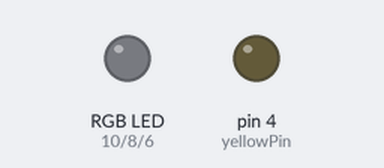
Bench run of a sketch on a simulated Arduino Uno, built with avr-gcc and run on an emulated ATmega328P. On the bench: an RGB LED mixed from three pins (HIGH = lit), output pins drawn as LEDs (lit = HIGH).

Above: at 0.5 s.
At 2.5 s:
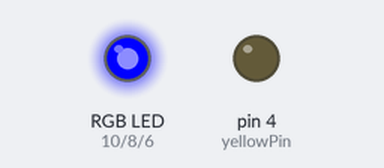
At 4.5 s:
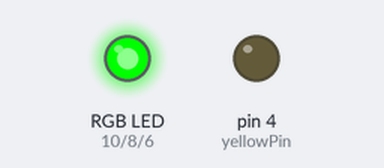
At 9.5 s:
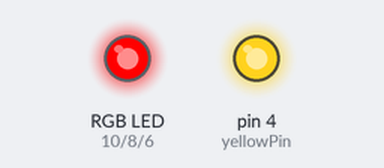
At 14.5 s:
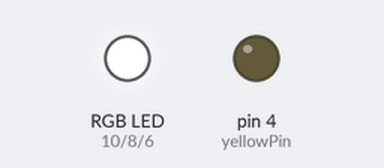
At 19.5 s:
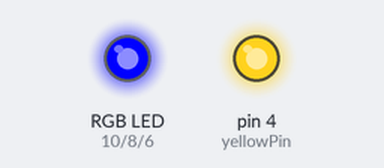
Timing chart, 0 to 20.8 s (numbered marks = the images above):
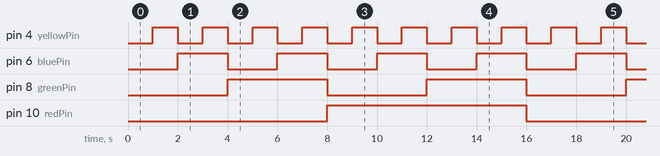

The sketch:

RGBYBinaryCounter.ino
```cpp
int redPin = 10;
int greenPin = 8;
int bluePin = 6;
int yellowPin = 4;
int myD = 1000;

void setup() {
  // put your setup code here, to run once:
  pinMode(redPin, OUTPUT);
  pinMode(greenPin, OUTPUT);
  pinMode(bluePin, OUTPUT);
  pinMode(yellowPin, OUTPUT);
}

void loop() {
  // put your main code here, to run repeatedly:
  digitalWrite(redPin,LOW);
  digitalWrite(greenPin,LOW);
  digitalWrite(bluePin,LOW);
  digitalWrite(yellowPin,LOW);
  delay(myD);

  digitalWrite(redPin,LOW);
  digitalWrite(greenPin,LOW);
  digitalWrite(bluePin,LOW);
  digitalWrite(yellowPin,HIGH);
  delay(myD);

  digitalWrite(redPin,LOW);
  digitalWrite(greenPin,LOW);
  digitalWrite(bluePin,HIGH);
  digitalWrite(yellowPin,LOW);
  delay(myD);

  digitalWrite(redPin,LOW);
  digitalWrite(greenPin,LOW);
  digitalWrite(bluePin,HIGH);
  digitalWrite(yellowPin,HIGH);
  delay(myD);

  digitalWrite(redPin,LOW);
  digitalWrite(greenPin,HIGH);
  digitalWrite(bluePin,LOW);
  digitalWrite(yellowPin,LOW);
  delay(myD);

  digitalWrite(redPin,LOW);
  digitalWrite(greenPin,HIGH);
  digitalWrite(bluePin,LOW);
  digitalWrite(yellowPin,HIGH);
  delay(myD);

  digitalWrite(redPin,LOW);
  digitalWrite(greenPin,HIGH);
  digitalWrite(bluePin,HIGH);
  digitalWrite(yellowPin,LOW);
  delay(myD);

  digitalWrite(redPin,LOW);
  digitalWrite(greenPin,HIGH);
  digitalWrite(bluePin,HIGH);
  digitalWrite(yellowPin,HIGH);
  delay(myD);

  digitalWrite(redPin,HIGH);
  digitalWrite(greenPin,LOW);
  digitalWrite(bluePin,LOW);
  digitalWrite(yellowPin,LOW);
  delay(myD);

  digitalWrite(redPin,HIGH);
  digitalWrite(greenPin,LOW);
  digitalWrite(bluePin,LOW);
  digitalWrite(yellowPin,HIGH);
  delay(myD);

  digitalWrite(redPin,HIGH);
  digitalWrite(greenPin,LOW);
  digitalWrite(bluePin,HIGH);
  digitalWrite(yellowPin,LOW);
  delay(myD);

  digitalWrite(redPin,HIGH);
  digitalWrite(greenPin,LOW);
  digitalWrite(bluePin,HIGH);
  digitalWrite(yellowPin,HIGH);
  delay(myD);

  digitalWrite(redPin,HIGH);
  digitalWrite(greenPin,HIGH);
  digitalWrite(bluePin,LOW);
  digitalWrite(yellowPin,LOW);
  delay(myD);

  digitalWrite(redPin,HIGH);
  digitalWrite(greenPin,HIGH);
  digitalWrite(bluePin,LOW);
  digitalWrite(yellowPin,HIGH);
  delay(myD);

  digitalWrite(redPin,HIGH);
  digitalWrite(greenPin,HIGH);
  digitalWrite(bluePin,HIGH);
  digitalWrite(yellowPin,LOW);
  delay(myD);

  digitalWrite(redPin,HIGH);
  digitalWrite(greenPin,HIGH);
  digitalWrite(bluePin,HIGH);
  digitalWrite(yellowPin,HIGH);
  delay(myD);

}
```

Measured:
- by itself, pin 4 (yellowPin): alternates HIGH for 1.0 s and LOW for 1.0 s
- by itself, pin 6 (bluePin): alternates HIGH for 2.0 s and LOW for 2.0 s
- by itself, pin 8 (greenPin): alternates HIGH for 4.0 s and LOW for 4.0 s
- by itself, pin 10 (redPin): alternates HIGH for 8.0 s and LOW for 8.0 s
